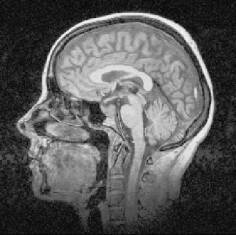
%> input picture tomo.jpg, 236 x 235 px
$ octave pcaScript2.m   (GNU Octave 9; MATLAB toolbox functions it lacks are replaced by stand-ins)
%> lines starting %> are read from the running program, lines starting %| are printed output that depends on the picture
clc
clear all

imgName = "tomo";
% imgName = "triangle";

switch imgName
    case "tomo"
        imgRef = imread('tomo.jpg');
%> imgRef is the input picture: size 235x236 uint8; min 0, max 255, mean 88.4

    case "triangle"
        imgRef = rgb2gray(imread('triangle.jpg'));
end

imgRef = im2double(imgRef); % normalizing the instensity values to lie between o and 1
%> imgRef: size 235x236 double
imgNoise = imnoise(imgRef, 'gaussia', 0.01); % adding Gaussian noise of mean zero and variance 0.01
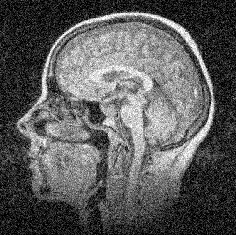
%> imgNoise: size 235x236 double; min 0, max 1, mean 0.359

nCompList = [10, 20, 30, 40, 50, 60];
figNoiseNum = 1;
figPca = 2;

figure(figNoiseNum);
imshow(imgNoise);
title('Original Image');
drawnow;

figure(figPca)
subplot(3, 2, 1);

for i = 1:length(nCompList)
    imgTempNoise = imgNoise;
    [u, s, v] = svd(imgTempNoise);

    w = v(:, 1:nCompList(i));
    T = imgTempNoise * w;
    imgDenoise = T * w';
    imgTempNoise = imgDenoise;

    figure(figPca);
    subplot(3, 2, i);
    imshow(imgDenoise);
    title(strcat('PCA ', num2str(nCompList(i))));
    drawnow;
end
%> this loop made 6 passes
%> pass 1, `imshow(imgDenoise);`:
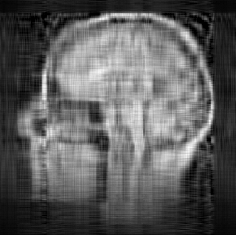
%> displayed picture: size 235x236, on the screen's scale of 0 to 255; min 0, max 250, mean 91.2
%> pass 2, `imshow(imgDenoise);`:
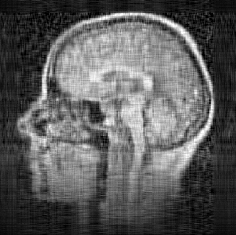
%> displayed picture: size 235x236, on the screen's scale of 0 to 255; min 0, max 255, mean 91.3
%> after the loop:
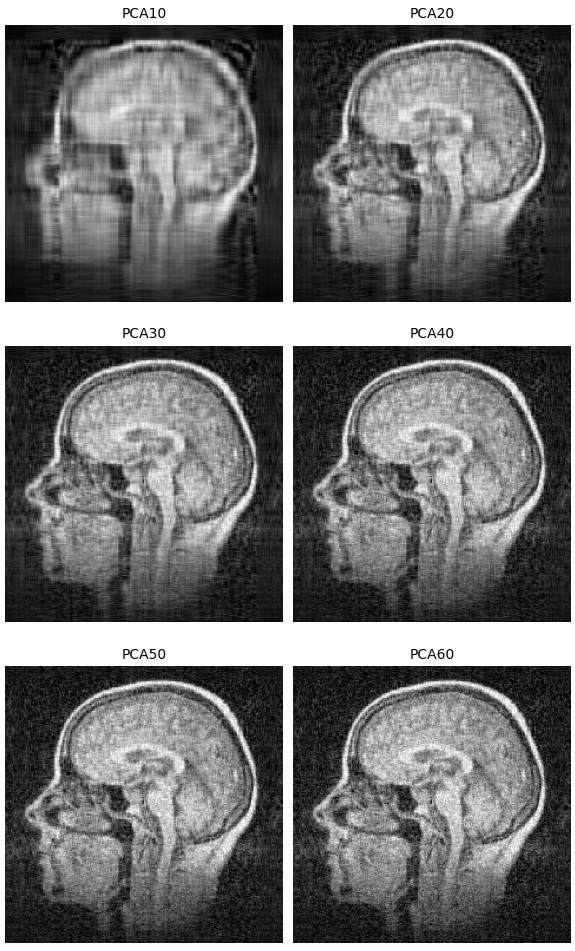
%> figure redrawn from the program's plot data, 6 panels
